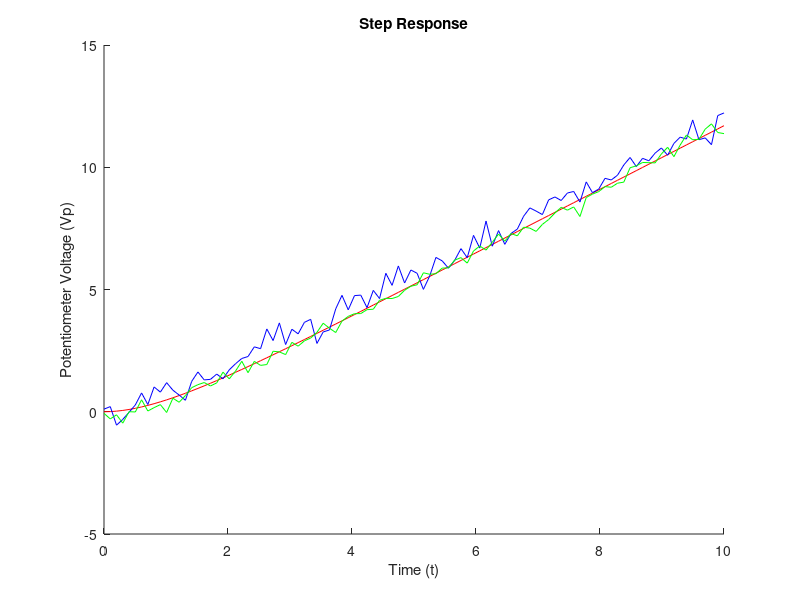

This figure's MATLAB source:
% Matlab code for ENB301 Practical
% By Samuel Janetzki, n7402643.

clc;
close all;
clear all;

% Build System Parameters
t = linspace(0, 10, 100);
Km = 1.3; % Km constant values
alpha = 1; % Mechanical constant values

% Load Data
load('ENB301TestData_2015');
ytd = y1;

Go = tf([Km],[1 alpha 0]);

% Simulate Step Response
[y1, t] = step(Go, t);

% Generate Noise
sigma = 0.2; % Standard deviation of noise
noise = sigma*randn(size(t)); % Noise vector

% Create noisy signal
yn=y1+noise;

% Display Results
figure;
hold on;
title('Step Response');
xlabel('Time (t)');
ylabel('Potentiometer Voltage (Vp)');

plot(t,y1,'r');
plot(t,ytd,'b');
plot(t,yn,'g');

